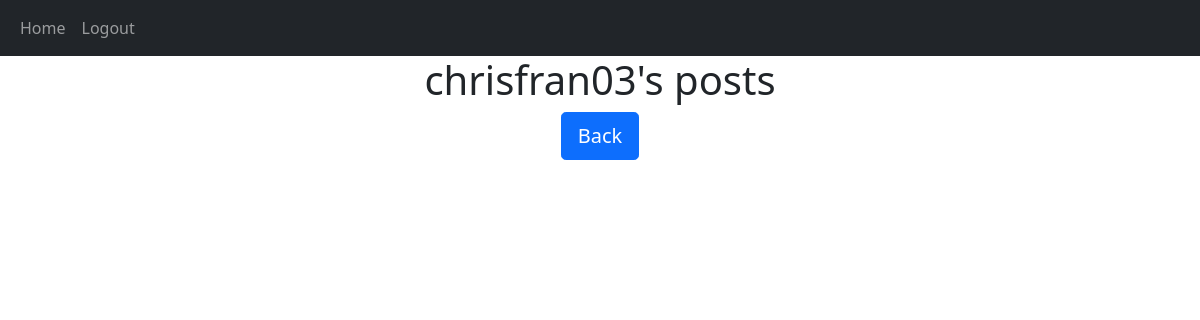
Page /posts/chrisfran03 (signed in) on the earlier database version.
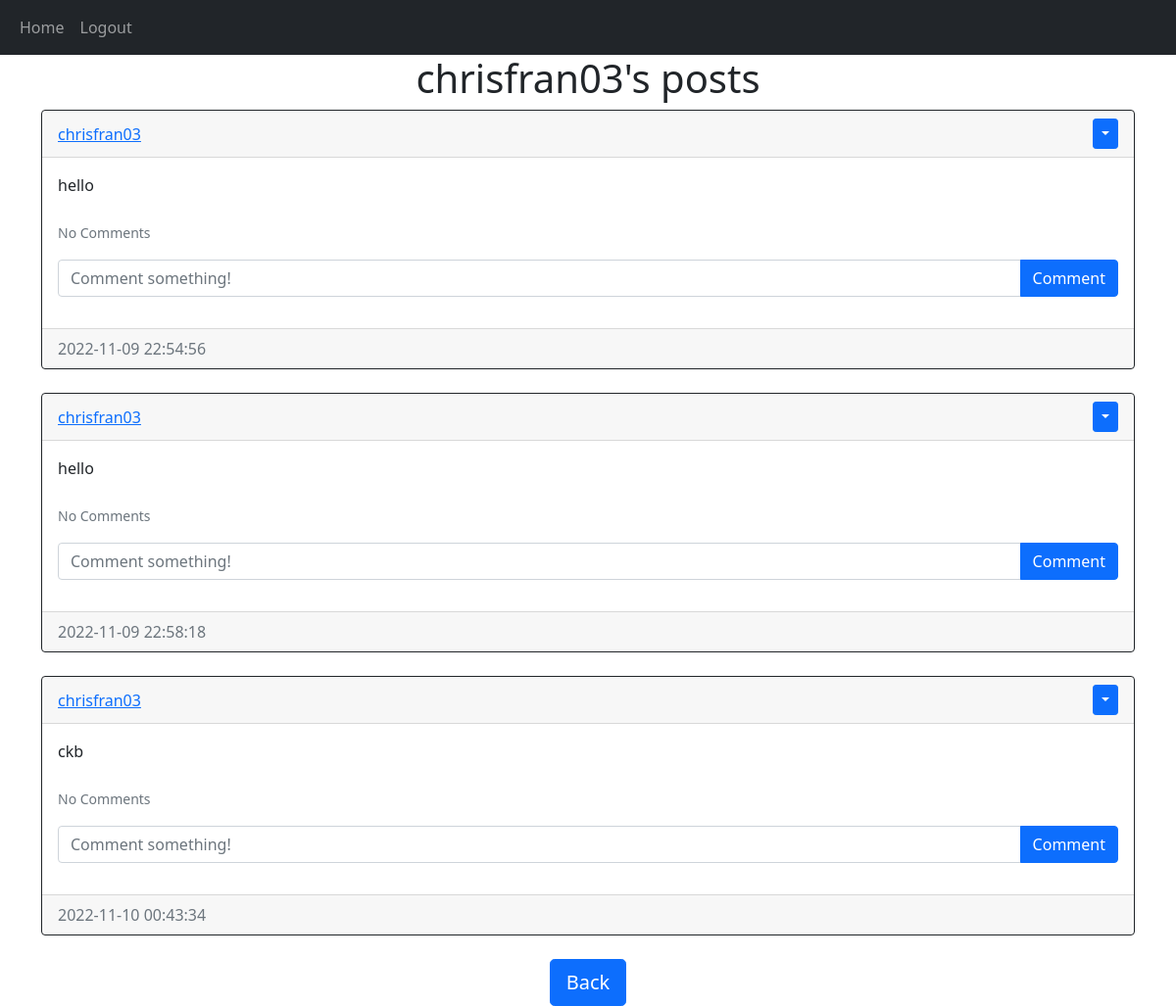
Same page on the later database version.
### website/models.py (models this page shows)
class User(db.Model, UserMixin):
    id = db.Column(db.Integer, primary_key=True)
    email = db.Column(db.String(150), unique=True)
    username = db.Column(db.String(150), unique=True)
    password = db.Column(db.String(150))
    date_created = db.Column(db.DateTime(timezone=True), default=func.now())
    posts = db.relationship('Post', backref='user', passive_deletes=True)
    comments = db.relationship('Comment', backref='user', passive_deletes=True)
    likes = db.relationship('Like', backref='user', passive_deletes=True)

class Post(db.Model):
    id = db.Column(db.Integer,primary_key=True)
    text = db.Column(db.Text,nullable=False)
    date_created = db.Column(db.DateTime(timezone=True),default=func.now())
    author = db.Column(db.Integer, db.ForeignKey('user.id', ondelete="CASCADE"), nullable=False)
    comments = db.relationship('Comment', backref='post', passive_deletes=True)
    likes = db.relationship('Like', backref='post', passive_deletes=True)

### website/views.py (the view)
@views.route("/posts/<username>")
@login_required
def posts(username):
    user = User.query.filter_by(username=username).first()
    if not user:
        flash('No user with that username exists', category='error')
        return redirect(url_for('views.home'))
    posts = user.posts
    return render_template("posts.html", user=current_user, posts=posts, username=username)

### website/_init_.py (called while the page is built)
def create_app():
    app = Flask(__name__)
    app.config['SECRET_KEY'] = "helloworld"
    app.config['SQLALCHEMY_DATABASE_URI'] = f'sqlite:///{DB_NAME}'
    db.init_app(app)
    from .views import views
    from .auth import auth
    app.register_blueprint(views, url_prefix="/")
    app.register_blueprint(auth, url_prefix="/")
    from .models import User, Post, Comment
    with app.app_context():
        db.create_all()
    login_manager = LoginManager()
    login_manager.login_view = "auth.login"
    login_manager.init_app(app)
    @login_manager.user_loader
    def load_user(id):
        return User.query.get(int(id))
    return app

### website/templates/posts.html (shortened to what this page needs)
{% extends "posts_div.html" %}
{% block header %}{{username}}'s posts{% endblock %}
{% block footer %}
<div align="center">
        <a href="/home">
        <button type="button" class="btn btn-primary btn-lg">Back</button>
        </a>
    </div>
{% endblock %}

### website/templates/posts_div.html (shortened to what this page needs)
{% extends "base.html" %}
{% block content %}
<h1 align="center">{% block header %}Posts{% endblock %}</h1>
<div id="posts">
{% for post in posts %}
    <div class="card border-dark">
        <div class="card-header d-flex justify-content-between align-items-center">
           <a href="/posts/{{post.user.username}}">{{post.user.username}}</a>
            {% if user.id == post.author %}
            <div>
            <div class="btn-group">
                <button type="button" class="btn btn-sm btn-primary dropdown-toggle" data-bs-toggle="dropdown"></button>
            </div>
            </div>
            {% endif %}
        </div>
        <div class="card-body">
            <div class="card-text">{{post.text}}</div>
            <br />
            <p class="card-text">
            {% if post.comments|length > 0 %}
            <a data-bs-toggle="collapse" href="#comments-{{post.id}}" role="button">
            <small>View {{post.comments|length}} Comments</small>
            </a>
            {% else %}
            <small class="text-muted">No Comments</small>
            {% endif %}
            </p>
            <form class="input-group mb-3" method='POST' action="/create-comment/{{post.id}}">
                <input type="text" id="text" name="text" class="form-control" placeholder="Comment something!" />
                <button type="submit" class="btn btn-primary">Comment</button>
            </form>
        </div>
        <div class="card-footer text-muted">{{post.date_created}}</div>
     </div>
    <br/>
{% endfor %}
    </div>
    {% block footer %}{% endblock %}
{% endblock %}

### website/templates/base.html (shortened to what this page needs)
<!DOCTYPE html>
<html lang="en">
  <head>
    <link
      href="https://cdn.jsdelivr.net/npm/bootstrap@5.0.2/dist/css/bootstrap.min.css"
      rel="stylesheet"
    />
  </head>
  <body>
    <nav class="navbar navbar-expand-lg navbar-dark bg-dark">
      <div class="container-fluid">
        <div class="collapse navbar-collapse" id="navbar">
          <div class="navbar-nav">
            <a class="nav-item nav-link" href="/home">Home</a>
            {% if user.is_authenticated %}
            <a class="nav-item nav-link" href="/logout">Logout</a>
            {% else %}
            <a class="nav-item nav-link" href="/login">Login</a>
            <a class="nav-item nav-link" href="/sign-up">Sign Up</a>
            {% endif %}
          </div>
        </div>
      </div>
    </nav>
    <div class="container">{% block content %}{% endblock %}</div>
  </body>
</html>

Differences in the rows shown:
added Post: user.username "chrisfran03", text "hello", date_created "2022-11-09 22:54:56"
added Post: user.username "chrisfran03", text "hello", date_created "2022-11-09 22:58:18"
added Post: user.username "chrisfran03", text "ckb", date_created "2022-11-10 00:43:34"
